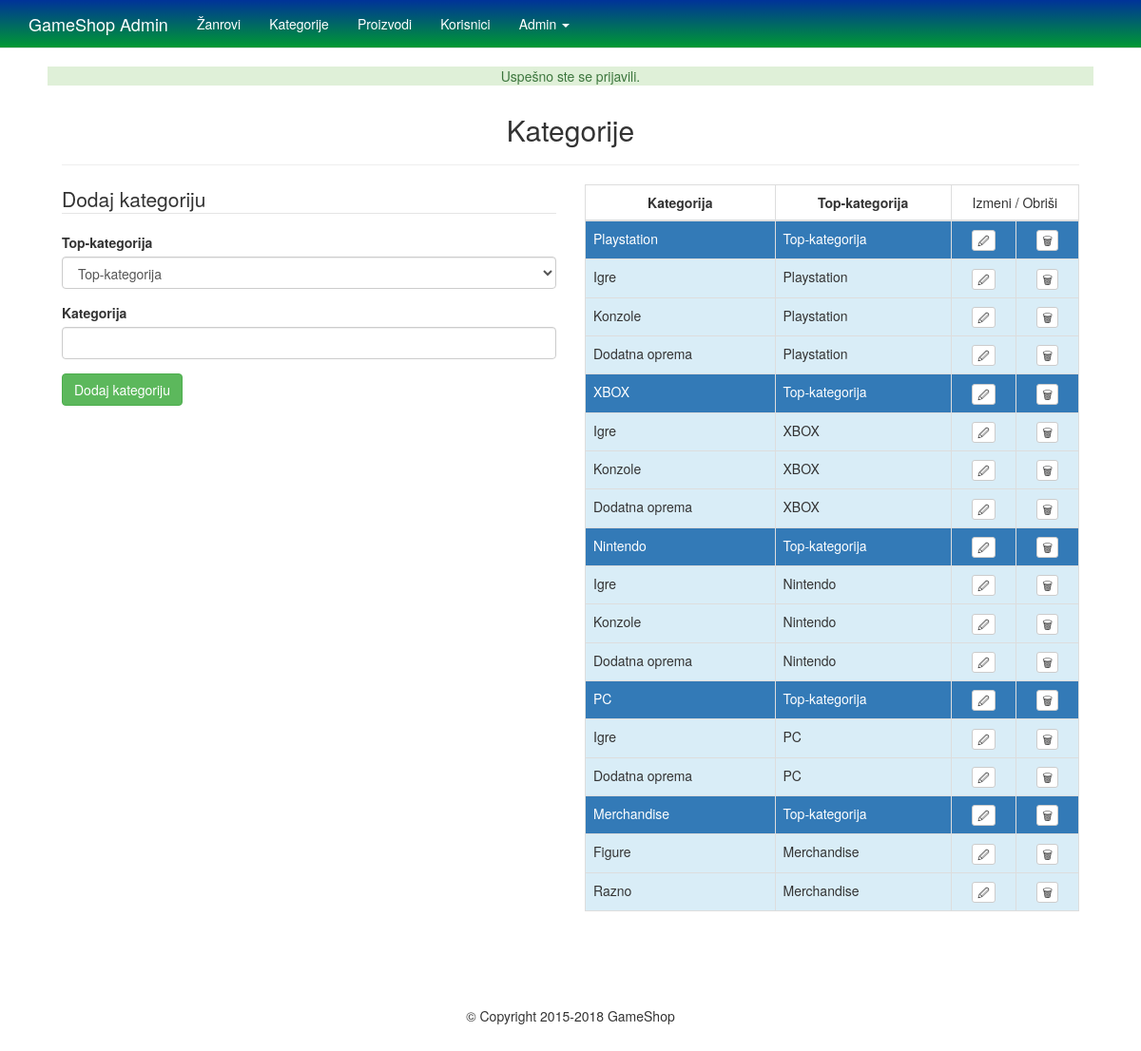
The page /source/admin/kategorije.php (signed in) on the database its author committed.
### tables this page shows
CREATE TABLE IF NOT EXISTS `kategorije` (
  `id` int(11) NOT NULL AUTO_INCREMENT,
  `kategorija` varchar(25) NOT NULL,
  `top_kategorija` int(11) NOT NULL DEFAULT '0',
  PRIMARY KEY (`id`)
);

### source/pomocne_funkcije/logovanje.php (called while the page is built, shortened)
<?php
  function ovlascenje($ovlascenje = "admin") {
    global $korisnik_podaci;
    $ovlascenja = explode(',', $korisnik_podaci["ovlascenje"]);
    if(in_array($ovlascenje, $ovlascenja, true)) {
      return true;
    } else {
      return false;
    }
  }
?>

### source/admin/kategorije.php (the view, shortened to what this page needs)
<!DOCTYPE html>
<html>
  <head>
    <link rel="stylesheet" href="../stilovi/bootstrap.css">
    <link rel="stylesheet" href="../stilovi/stilovi.css">
  </head>
  <body>
    <?php
      require_once("../baza/konekcija.php");
    ?>
    <nav class="navbar navbar-default navbar-fixed-top" style="background: linear-gradient(to bottom, #003399 0%, #009933 100%)">
      <div class="container">
        <a href="index.php" class="navbar-brand" style="color: white">GameShop Admin</a>
        <ul class="nav navbar-nav">
          <li><a href="zanrovi.php" style="color: white">Žanrovi</a></li>
          <li><a href="kategorije.php" style="color: white">Kategorije</a></li>
          <li><a href="proizvodi.php" style="color: white">Proizvodi</a></li>
          <?php if(ovlascenje("admin")) { ?>
            <li><a href="korisnici.php" style="color: white">Korisnici</a></li>
          <?php } ?>
          <li class="dropdown">
            <a href="#" class="dropdown-toggle" data-toggle="dropdown" style="color: white"><?php echo $korisnik_podaci["ime"]; ?>
              <span class="caret"></span>
            </a>
          </li>
        </ul>
      </div>
    </nav>
    <div class="container-fluid">
      <?php
        require_once("../baza/konekcija.php");
        $top_kategorija_odabir = "";
        $izmena_id_vrednost = "";
        $top_kategorija_id = 0;
        if(isset($_GET["edit"])) {
          $izmena_id_vrednost = $izmena_red["kategorija"];
          $top_kategorija_id = $izmena_red["top_kategorija"];
        } else {
          if(isset($_POST)) {
            $top_kategorija_id = $top_kategorija_odabir;
          }
        }
      ?>
      <h2 class="text-center">Kategorije</h2><hr>
      <div class="row">
        <div class="col-md-6">
          <form class="form" action="kategorije.php<?php if(isset($_GET["edit"])) {echo "?edit=".$izmena_id;} else {echo "";} ?>" method="post">
            <legend><?php if(isset($_GET["edit"])) {echo "Izmeni ";} else {echo "Dodaj ";} ?> kategoriju</legend>
            <div class="form-group">
              <label for="top_kategorija">Top-kategorija</label>
              <select class="form-control" name="top_kategorija" id="top_kategorija">
                <option value="0"<?php if($top_kategorija_id == 0) {echo " selected='selected'";} else {echo "";} ?>>Top-kategorija</option>
              </select>
            </div>
            <div class="form-group">
              <label for="kategorija">Kategorija</label>
              <input type="text" class="form-control" id="kategorija" name="kategorija" value="<?php echo $izmena_id_vrednost; ?>">
            </div>
            <div class="form-group">
              <input type="submit" value="<?php if(isset($_GET["edit"])) {echo "Izmeni ";} else {echo "Dodaj ";} ?> kategoriju" class="btn btn-success">
            </div>
          </form>
        </div>
        <div class="col-md-6">
          <table class="table table-bordered">
            <thead>
              <tr>
                <th style="text-align: center">Kategorija</th>
                <th style="text-align: center">Top-kategorija</th>
                <td colspan="2" style="text-align: center; width: 50px">Izmeni / Obriši</td>
              </tr>
            </thead>
            <tbody>
              <?php
                $tk_rezultat = mysqli_query($link, "SELECT * FROM kategorije WHERE top_kategorija = 0");
                while ($tk_red = mysqli_fetch_assoc($tk_rezultat)) {
                $tk_id = $tk_red["id"];
                $pk_rezultat = mysqli_query($link, "SELECT * FROM kategorije WHERE top_kategorija = $tk_id");
              ?>
                <tr class="bg-primary">
                  <td><?php echo $tk_red["kategorija"]; ?></td>
                  <td>Top-kategorija</td>
                  <td style="text-align: center">
                    <a href="kategorije.php?edit=<?php echo $tk_red["id"] ?>" class="btn btn-xs btn-default">&#128393;</a>
                  </td>
                  <td style="text-align: center">
                    <a href="kategorije.php?delete=<?php echo $tk_red["id"] ?>" class="btn btn-xs btn-default">&#128465;</a>
                  </td>
                </tr>
                <?php while ($pk_red = mysqli_fetch_assoc($pk_rezultat)) { ?>
                  <tr class="bg-info">
                    <td><?php echo $pk_red["kategorija"]; ?></td>
                    <td><?php echo $tk_red["kategorija"]; ?></td>
                    <td style="text-align: center">
                      <a href="kategorije.php?edit=<?php echo $pk_red["id"] ?>" class="btn btn-xs btn-default">&#128393;</a>
                    </td>
                    <td style="text-align: center">
                      <a href="kategorije.php?delete=<?php echo $pk_red["id"] ?>" class="btn btn-xs btn-default">&#128465;</a>
                    </td>
                  </tr>
                <?php } ?>
              <?php } ?>
            </tbody>
          </table>
        </div>
      </div>
    </div>
    <footer class="text-center" style="margin-top: 80px">&copy; Copyright 2015-2018 GameShop</footer>
  </body>
</html>

### source/stilovi/stilovi.css (style rules this page uses)
body { padding: 50px; }

### rows shown on the page
kategorije: kategorija "Playstation"
kategorije: kategorija "Igre"
kategorije: kategorija "Konzole"
kategorije: kategorija "Dodatna oprema"
kategorije: kategorija "XBOX"
kategorije: kategorija "Igre"
kategorije: kategorija "Konzole"
kategorije: kategorija "Dodatna oprema"
kategorije: kategorija "Nintendo"
kategorije: kategorija "Igre"
kategorije: kategorija "Konzole"
kategorije: kategorija "Dodatna oprema"
kategorije: kategorija "PC"
kategorije: kategorija "Igre"
kategorije: kategorija "Dodatna oprema"
kategorije: kategorija "Merchandise"
kategorije: kategorija "Figure"
kategorije: kategorija "Razno"

### other values the page prints
$_SESSION["poruka_uspeh"] "Uspešno ste se prijavili."
$korisnik_podaci["ime"] "Admin"
